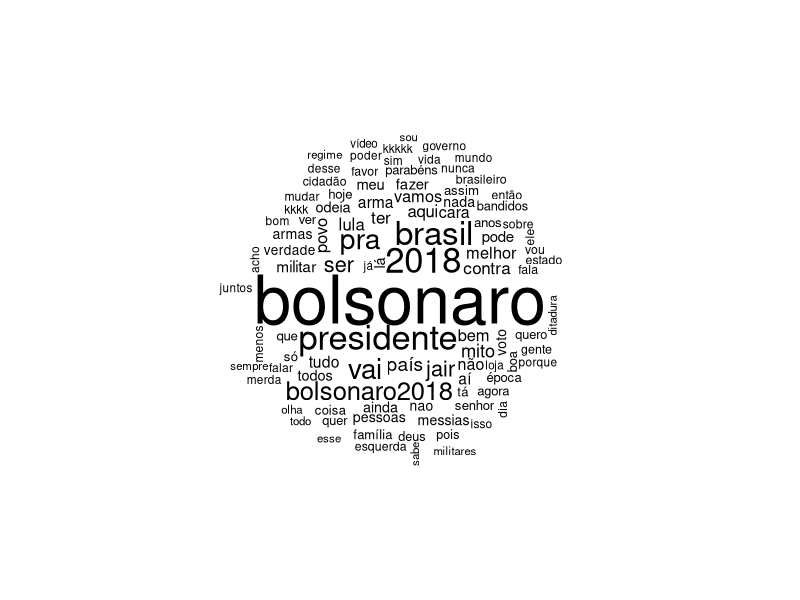
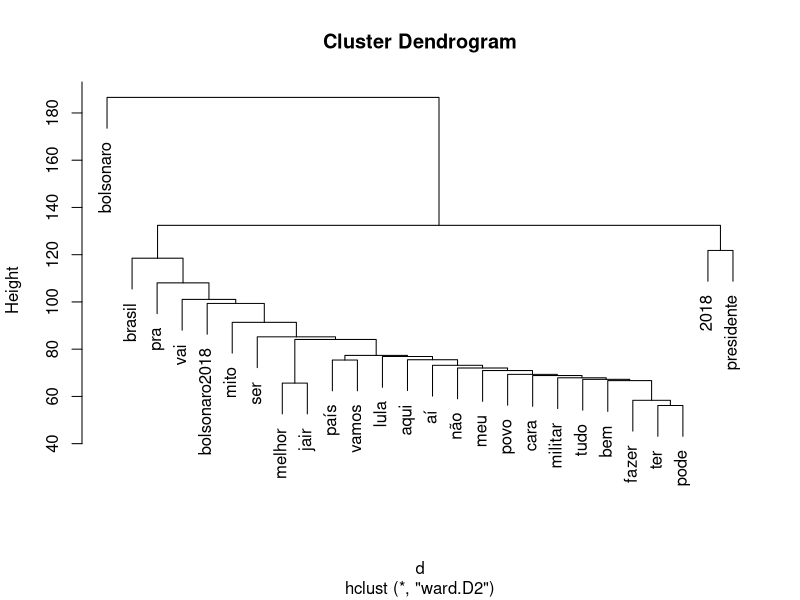

These figures' R source, in order:
# Dados do Facebook
# MQuinho 2017
# Neylson Crepalde
#########################

# Carregando pacotes necessários
library(data.table)
library(tm)
library(wordcloud)
library(magrittr)

# Define o diretório de trabalho
# Mude para a pasta de trabalho onde você salvou os dados do Facebook
setwd('~/raspagem_face')

#lista os arquivos no diretório
list.files()

#lê os dados
coments = fread("page_211857482296579_2017_09_25_23_02_02_comments.tab",
                encoding="UTF-8")

#Exibe os primeiros casos dos comentários
head(coments$comment_message)

#Limpa os dados

conteudo = coments$comment_message %>% removePunctuation %>%
  removeWords(., stopwords('pt'))

# Monta a nuvem de palavras
wordcloud(enc2native(conteudo), min.freq=4, max.words = 100, random.order = F)

#----------------------
# Análise de conteúdo

corpus <- Corpus(VectorSource(enc2native(conteudo)))
tdm <- TermDocumentMatrix(corpus)
tdm <- removeSparseTerms(tdm, sparse = 0.98)
df <- as.data.frame(as.matrix(tdm))
dim(df)
df.scale <- scale(df)
d <- dist(df.scale, method = "euclidean")
fit.ward2 <- hclust(d, method = "ward.D2")
plot(fit.ward2)
